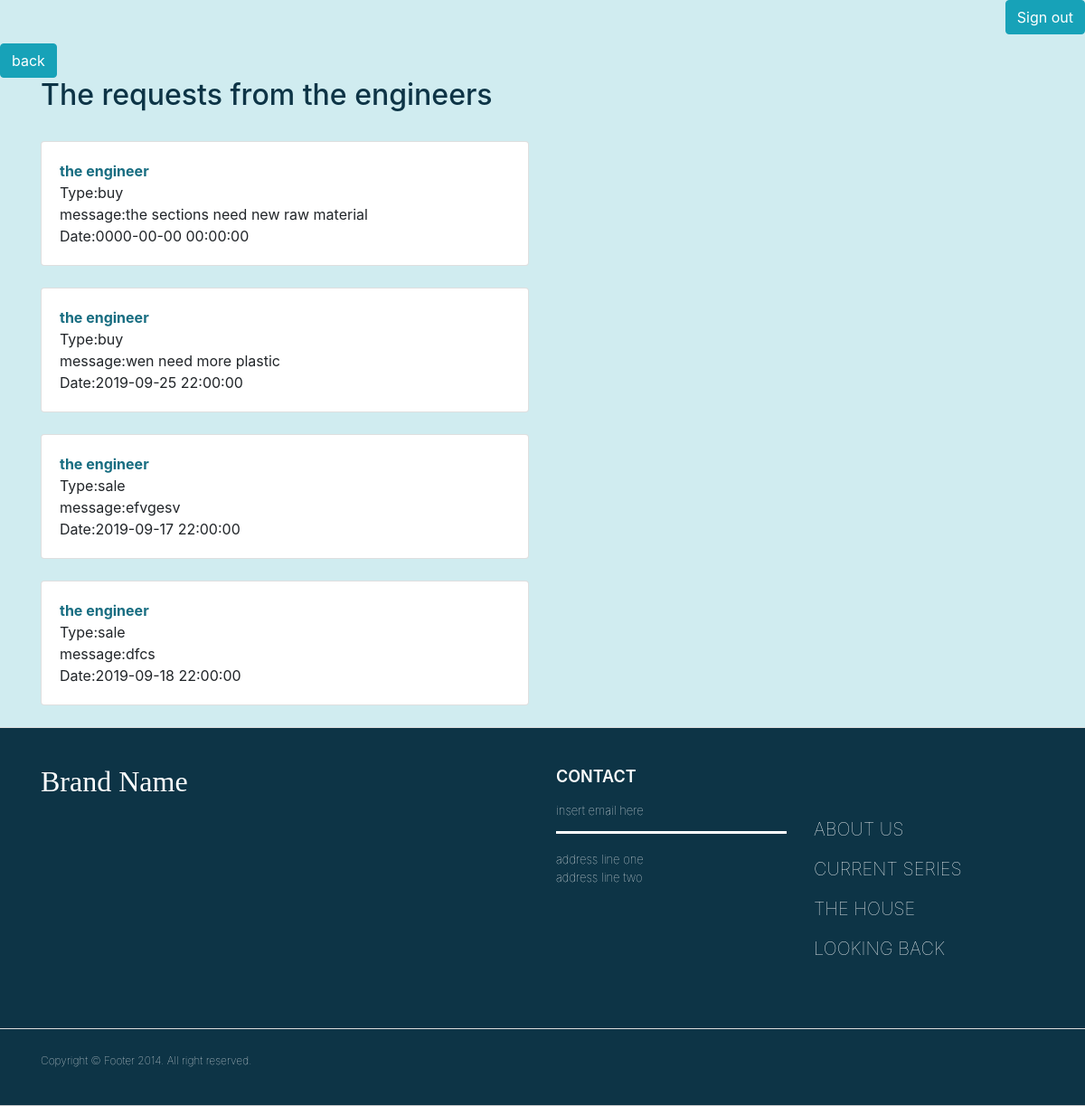
Screenshot of /requestsEng.php with the database file from the repository.
### tables this page shows
CREATE TABLE `requests` (
  `request_id` int(12) NOT NULL,
  `request_type` enum('buy','sale','pay') NOT NULL,
  `request_message` varchar(250) NOT NULL,
  `request_date` timestamp NOT NULL DEFAULT current_timestamp(),
  `fk_user_from` int(11) NOT NULL,
  `request_status` enum('Open','Accepted','Dismissed','') NOT NULL
);

CREATE TABLE `users` (
  `user_id` int(12) NOT NULL,
  `fullname` varchar(200) NOT NULL,
  `date_of_birth` date NOT NULL,
  `email` varchar(200) NOT NULL,
  `password` varchar(200) NOT NULL,
  `telefon` varchar(200) NOT NULL,
  `address` varchar(200) NOT NULL,
  `gender` enum('f','m') NOT NULL,
  `status` enum('Married','single') NOT NULL,
  `children` varchar(200) NOT NULL,
  `nationality` varchar(200) NOT NULL,
  `education` varchar(200) NOT NULL,
  `date_of_start` timestamp NOT NULL DEFAULT current_timestamp() ON UPDATE current_timestamp(),
  `role` varchar(200) NOT NULL
);

### requestsEng.php (the view, shortened to what this page needs)
<?php
require 'db.php';
?>
<!DOCTYPE html>
<html lang="en">
<head>
<?php include 'header.php';?>
</head>
<body class="body">
<?php require 'nav.php'; ?>
<a href="managerpage.php"><button type='button' class='btn btn-info'>back</button></a>
<div class="container">
 <h2 style="color: #0d3446" >The requests from the engineers</h2><br>
<?php
$sql = "SELECT * FROM requests
        JOIN users ON fk_user_from=user_id WHERE user_id='6' ";
        $result =mysqli_query($conn,$sql);
        if($result->num_rows> 0) {
            while($row = $result->fetch_assoc()) {?>
<div class="row">
    <div class="col-sm-6">
        <div class="card">
            <div class="card-body">
                <strong style="color:#176d81"><?php echo $row['fullname'];?></strong><br>
                <span>Type:</span><?php echo $row['request_type'];?><br>
                <span>message:</span><?php echo $row['request_message'];?><br>
                <span>Date:</span><?php echo $row['request_date'];?><br>
  </div>
        </div>
                <br>
    </div>
</div>
<?php
}
}
?>
</div>
<?php require 'footer.php'; ?>
</body>
</html>

### requestsEng.php (style rules this page uses)
.body { background-color: #d0ecf0 }

### rows the page displays
requests: fk_user_from.fullname "the engineer", request_type "buy", request_message "the sections need new raw material", request_date "0000-00-00 00:00:00"
requests: fk_user_from.fullname "the engineer", request_type "buy", request_message "wen need more plastic", request_date "2019-09-25 22:00:00"
requests: fk_user_from.fullname "the engineer", request_type "sale", request_message "efvgesv", request_date "2019-09-17 22:00:00"
requests: fk_user_from.fullname "the engineer", request_type "sale", request_message "dfcs", request_date "2019-09-18 22:00:00"
